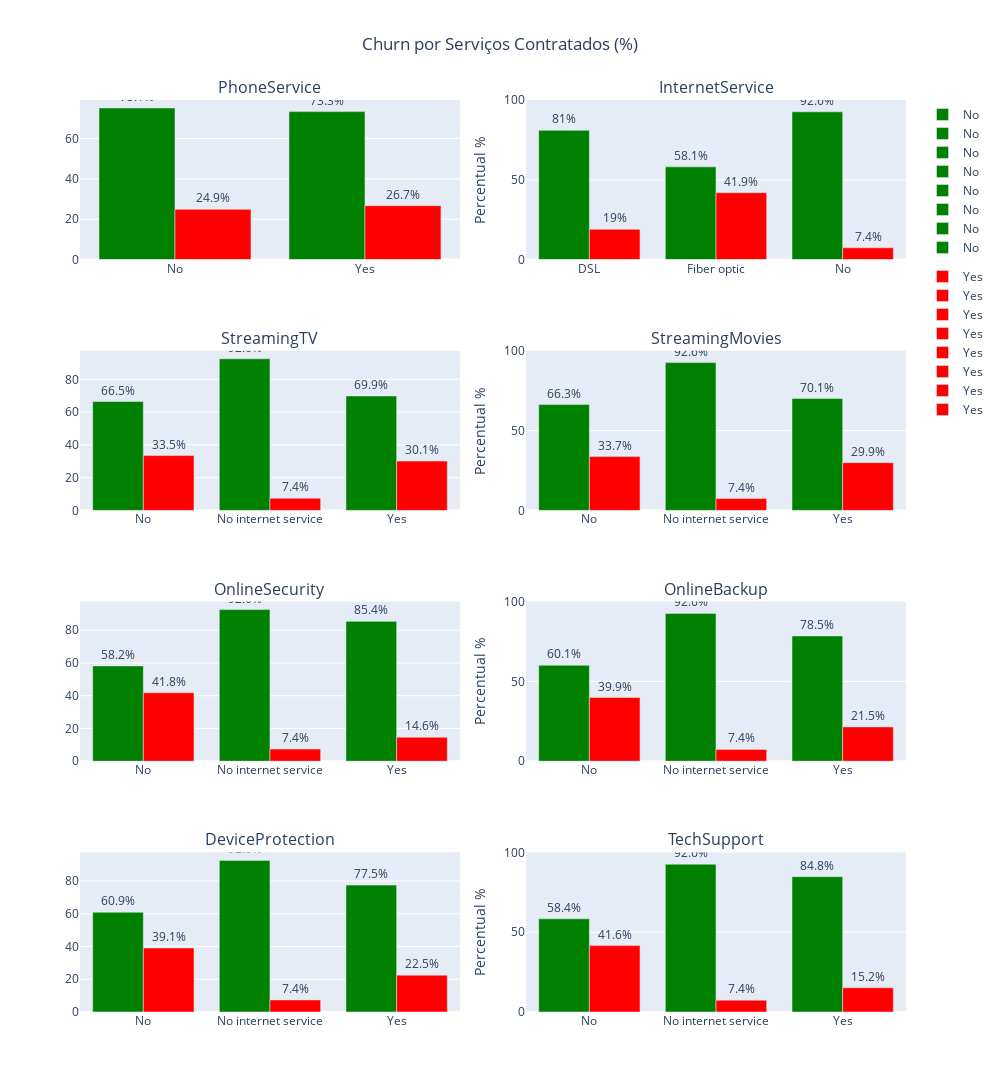

Source (notebook cell):
### Markdown cell above
### Analise dos serviços contratados

### Code cell
# Lista de serviços
services = ['PhoneService', 'InternetService', 'StreamingTV', 
            'StreamingMovies', 'OnlineSecurity', 'OnlineBackup', 
            'DeviceProtection', 'TechSupport']

fig = make_subplots(
    rows=4, 
    cols=2,
    subplot_titles=services,
    vertical_spacing=0.1,
    horizontal_spacing=0.08
)

for i, service in enumerate(services):
    row = (i // 2) + 1
    col = (i % 2) + 1
    
    # Calcular percentuais
    temp_df = dados.groupby([service, 'Churn']).size().reset_index(name='count')
    total_by_service = temp_df.groupby(service)['count'].transform('sum')
    temp_df['percentage'] = (temp_df['count'] / total_by_service * 100).round(1)
    
    # Criar gráfico com percentuais
    bar_fig = px.bar(
        temp_df, 
        x=service, 
        y='percentage', 
        color='Churn',
        color_discrete_map={'Yes': 'red', 'No': 'green'},
        barmode='group',
        text='percentage'
    )
    
    # Ajustar textos das barras
    bar_fig.update_traces(
        texttemplate='%{text}%',
        textposition='outside'
    )
    
    for trace in bar_fig.data:
        fig.add_trace(trace, row=row, col=col)

fig.update_layout(
    height=1400,
    width=1000,
    title_text="Churn por Serviços Contratados (%)",
    title_x=0.5,
    showlegend=True
)

# Configurar eixos Y para mostrar percentuais
for i in range(1, 9):
    fig.update_yaxes(
        title_text="Percentual %", 
        row=(i+1)//2, 
        col=(i%2)+1 if i%2!=0 else 2,
        range=[0, 100]  # Fixar escala de 0 a 100%
    )

fig.show()

### Figure 1 — Plotly figure (JSON) as saved in the notebook; plotly's stock layout.template omitted (floating-point values rounded to 4 significant figures)
{"data": [{"alignmentgroup": "True", "hovertemplate": "Churn=No<br>PhoneService=%{x}<br>percentage=%{text}<extra></extra>", "legendgroup": "No", "marker": {"color": "green", "pattern": {"shape": ""}}, "name": "No", "offsetgroup": "No", "orientation": "v", "showlegend": true, "text": [75.1, 73.3], "textposition": "outside", "texttemplate": "%{text}%", "type": "bar", "x": ["No", "Yes"], "xaxis": "x", "y": [75.1, 73.3], "yaxis": "y"}, {"alignmentgroup": "True", "hovertemplate": "Churn=Yes<br>PhoneService=%{x}<br>percentage=%{text}<extra></extra>", "legendgroup": "Yes", "marker": {"color": "red", "pattern": {"shape": ""}}, "name": "Yes", "offsetgroup": "Yes", "orientation": "v", "showlegend": true, "text": [24.9, 26.7], "textposition": "outside", "texttemplate": "%{text}%", "type": "bar", "x": ["No", "Yes"], "xaxis": "x", "y": [24.9, 26.7], "yaxis": "y"}, {"alignmentgroup": "True", "hovertemplate": "Churn=No<br>InternetService=%{x}<br>percentage=%{text}<extra></extra>", "legendgroup": "No", "marker": {"color": "green", "pattern": {"shape": ""}}, "name": "No", "offsetgroup": "No", "orientation": "v", "showlegend": true, "text": [81, 58.1, 92.6], "textposition": "outside", "texttemplate": "%{text}%", "type": "bar", "x": ["DSL", "Fiber optic", "No"], "xaxis": "x2", "y": [81, 58.1, 92.6], "yaxis": "y2"}, {"alignmentgroup": "True", "hovertemplate": "Churn=Yes<br>InternetService=%{x}<br>percentage=%{text}<extra></extra>", "legendgroup": "Yes", "marker": {"color": "red", "pattern": {"shape": ""}}, "name": "Yes", "offsetgroup": "Yes", "orientation": "v", "showlegend": true, "text": [19, 41.9, 7.4], "textposition": "outside", "texttemplate": "%{text}%", "type": "bar", "x": ["DSL", "Fiber optic", "No"], "xaxis": "x2", "y": [19, 41.9, 7.4], "yaxis": "y2"}, {"alignmentgroup": "True", "hovertemplate": "Churn=No<br>StreamingTV=%{x}<br>percentage=%{text}<extra></extra>", "legendgroup": "No", "marker": {"color": "green", "pattern": {"shape": ""}}, "name": "No", "offsetgroup": "No", "orientation": "v", "showlegend": true, "text": [66.5, 92.6, 69.9], "textposition": "outside", "texttemplate": "%{text}%", "type": "bar", "x": ["No", "No internet service", "Yes"], "xaxis": "x3", "y": [66.5, 92.6, 69.9], "yaxis": "y3"}, {"alignmentgroup": "True", "hovertemplate": "Churn=Yes<br>StreamingTV=%{x}<br>percentage=%{text}<extra></extra>", "legendgroup": "Yes", "marker": {"color": "red", "pattern": {"shape": ""}}, "name": "Yes", "offsetgroup": "Yes", "orientation": "v", "showlegend": true, "text": [33.5, 7.4, 30.1], "textposition": "outside", "texttemplate": "%{text}%", "type": "bar", "x": ["No", "No internet service", "Yes"], "xaxis": "x3", "y": [33.5, 7.4, 30.1], "yaxis": "y3"}, {"alignmentgroup": "True", "hovertemplate": "Churn=No<br>StreamingMovies=%{x}<br>percentage=%{text}<extra></extra>", "legendgroup": "No", "marker": {"color": "green", "pattern": {"shape": ""}}, "name": "No", "offsetgroup": "No", "orientation": "v", "showlegend": true, "text": [66.3, 92.6, 70.1], "textposition": "outside", "texttemplate": "%{text}%", "type": "bar", "x": ["No", "No internet service", "Yes"], "xaxis": "x4", "y": [66.3, 92.6, 70.1], "yaxis": "y4"}, {"alignmentgroup": "True", "hovertemplate": "Churn=Yes<br>StreamingMovies=%{x}<br>percentage=%{text}<extra></extra>", "legendgroup": "Yes", "marker": {"color": "red", "pattern": {"shape": ""}}, "name": "Yes", "offsetgroup": "Yes", "orientation": "v", "showlegend": true, "text": [33.7, 7.4, 29.9], "textposition": "outside", "texttemplate": "%{text}%", "type": "bar", "x": ["No", "No internet service", "Yes"], "xaxis": "x4", "y": [33.7, 7.4, 29.9], "yaxis": "y4"}, {"alignmentgroup": "True", "hovertemplate": "Churn=No<br>OnlineSecurity=%{x}<br>percentage=%{text}<extra></extra>", "legendgroup": "No", "marker": {"color": "green", "pattern": {"shape": ""}}, "name": "No", "offsetgroup": "No", "orientation": "v", "showlegend": true, "text": [58.2, 92.6, 85.4], "textposition": "outside", "texttemplate": "%{text}%", "type": "bar", "x": ["No", "No internet service", "Yes"], "xaxis": "x5", "y": [58.2, 92.6, 85.4], "yaxis": "y5"}, {"alignmentgroup": "True", "hovertemplate": "Churn=Yes<br>OnlineSecurity=%{x}<br>percentage=%{text}<extra></extra>", "legendgroup": "Yes", "marker": {"color": "red", "pattern": {"shape": ""}}, "name": "Yes", "offsetgroup": "Yes", "orientation": "v", "showlegend": true, "text": [41.8, 7.4, 14.6], "textposition": "outside", "texttemplate": "%{text}%", "type": "bar", "x": ["No", "No internet service", "Yes"], "xaxis": "x5", "y": [41.8, 7.4, 14.6], "yaxis": "y5"}, {"alignmentgroup": "True", "hovertemplate": "Churn=No<br>OnlineBackup=%{x}<br>percentage=%{text}<extra></extra>", "legendgroup": "No", "marker": {"color": "green", "pattern": {"shape": ""}}, "name": "No", "offsetgroup": "No", "orientation": "v", "showlegend": true, "text": [60.1, 92.6, 78.5], "textposition": "outside", "texttemplate": "%{text}%", "type": "bar", "x": ["No", "No internet service", "Yes"], "xaxis": "x6", "y": [60.1, 92.6, 78.5], "yaxis": "y6"}, {"alignmentgroup": "True", "hovertemplate": "Churn=Yes<br>OnlineBackup=%{x}<br>percentage=%{text}<extra></extra>", "legendgroup": "Yes", "marker": {"color": "red", "pattern": {"shape": ""}}, "name": "Yes", "offsetgroup": "Yes", "orientation": "v", "showlegend": true, "text": [39.9, 7.4, 21.5], "textposition": "outside", "texttemplate": "%{text}%", "type": "bar", "x": ["No", "No internet service", "Yes"], "xaxis": "x6", "y": [39.9, 7.4, 21.5], "yaxis": "y6"}, {"alignmentgroup": "True", "hovertemplate": "Churn=No<br>DeviceProtection=%{x}<br>percentage=%{text}<extra></extra>", "legendgroup": "No", "marker": {"color": "green", "pattern": {"shape": ""}}, "name": "No", "offsetgroup": "No", "orientation": "v", "showlegend": true, "text": [60.9, 92.6, 77.5], "textposition": "outside", "texttemplate": "%{text}%", "type": "bar", "x": ["No", "No internet service", "Yes"], "xaxis": "x7", "y": [60.9, 92.6, 77.5], "yaxis": "y7"}, {"alignmentgroup": "True", "hovertemplate": "Churn=Yes<br>DeviceProtection=%{x}<br>percentage=%{text}<extra></extra>", "legendgroup": "Yes", "marker": {"color": "red", "pattern": {"shape": ""}}, "name": "Yes", "offsetgroup": "Yes", "orientation": "v", "showlegend": true, "text": [39.1, 7.4, 22.5], "textposition": "outside", "texttemplate": "%{text}%", "type": "bar", "x": ["No", "No internet service", "Yes"], "xaxis": "x7", "y": [39.1, 7.4, 22.5], "yaxis": "y7"}, {"alignmentgroup": "True", "hovertemplate": "Churn=No<br>TechSupport=%{x}<br>percentage=%{text}<extra></extra>", "legendgroup": "No", "marker": {"color": "green", "pattern": {"shape": ""}}, "name": "No", "offsetgroup": "No", "orientation": "v", "showlegend": true, "text": [58.4, 92.6, 84.8], "textposition": "outside", "texttemplate": "%{text}%", "type": "bar", "x": ["No", "No internet service", "Yes"], "xaxis": "x8", "y": [58.4, 92.6, 84.8], "yaxis": "y8"}, {"alignmentgroup": "True", "hovertemplate": "Churn=Yes<br>TechSupport=%{x}<br>percentage=%{text}<extra></extra>", "legendgroup": "Yes", "marker": {"color": "red", "pattern": {"shape": ""}}, "name": "Yes", "offsetgroup": "Yes", "orientation": "v", "showlegend": true, "text": [41.6, 7.4, 15.2], "textposition": "outside", "texttemplate": "%{text}%", "type": "bar", "x": ["No", "No internet service", "Yes"], "xaxis": "x8", "y": [41.6, 7.4, 15.2], "yaxis": "y8"}], "layout": {"annotations": [{"font": {"size": 16}, "showarrow": false, "text": "PhoneService", "x": 0.23, "xanchor": "center", "xref": "paper", "y": 1, "yanchor": "bottom", "yref": "paper"}, {"font": {"size": 16}, "showarrow": false, "text": "InternetService", "x": 0.77, "xanchor": "center", "xref": "paper", "y": 1, "yanchor": "bottom", "yref": "paper"}, {"font": {"size": 16}, "showarrow": false, "text": "StreamingTV", "x": 0.23, "xanchor": "center", "xref": "paper", "y": 0.725, "yanchor": "bottom", "yref": "paper"}, {"font": {"size": 16}, "showarrow": false, "text": "StreamingMovies", "x": 0.77, "xanchor": "center", "xref": "paper", "y": 0.725, "yanchor": "bottom", "yref": "paper"}, {"font": {"size": 16}, "showarrow": false, "text": "OnlineSecurity", "x": 0.23, "xanchor": "center", "xref": "paper", "y": 0.45, "yanchor": "bottom", "yref": "paper"}, {"font": {"size": 16}, "showarrow": false, "text": "OnlineBackup", "x": 0.77, "xanchor": "center", "xref": "paper", "y": 0.45, "yanchor": "bottom", "yref": "paper"}, {"font": {"size": 16}, "showarrow": false, "text": "DeviceProtection", "x": 0.23, "xanchor": "center", "xref": "paper", "y": 0.175, "yanchor": "bottom", "yref": "paper"}, {"font": {"size": 16}, "showarrow": false, "text": "TechSupport", "x": 0.77, "xanchor": "center", "xref": "paper", "y": 0.175, "yanchor": "bottom", "yref": "paper"}], "height": 1400, "showlegend": true, "title": {"text": "Churn por Serviços Contratados (%)", "x": 0.5}, "width": 1000, "xaxis": {"anchor": "y", "domain": [0, 0.46]}, "xaxis2": {"anchor": "y2", "domain": [0.54, 1]}, "xaxis3": {"anchor": "y3", "domain": [0, 0.46]}, "xaxis4": {"anchor": "y4", "domain": [0.54, 1]}, "xaxis5": {"anchor": "y5", "domain": [0, 0.46]}, "xaxis6": {"anchor": "y6", "domain": [0.54, 1]}, "xaxis7": {"anchor": "y7", "domain": [0, 0.46]}, "xaxis8": {"anchor": "y8", "domain": [0.54, 1]}, "yaxis": {"anchor": "x", "domain": [0.825, 1]}, "yaxis2": {"anchor": "x2", "domain": [0.825, 1], "range": [0, 100], "title": {"text": "Percentual %"}}, "yaxis3": {"anchor": "x3", "domain": [0.55, 0.725]}, "yaxis4": {"anchor": "x4", "domain": [0.55, 0.725], "range": [0, 100], "title": {"text": "Percentual %"}}, "yaxis5": {"anchor": "x5", "domain": [0.275, 0.45]}, "yaxis6": {"anchor": "x6", "domain": [0.275, 0.45], "range": [0, 100], "title": {"text": "Percentual %"}}, "yaxis7": {"anchor": "x7", "domain": [0, 0.175]}, "yaxis8": {"anchor": "x8", "domain": [0, 0.175], "range": [0, 100], "title": {"text": "Percentual %"}}}}
